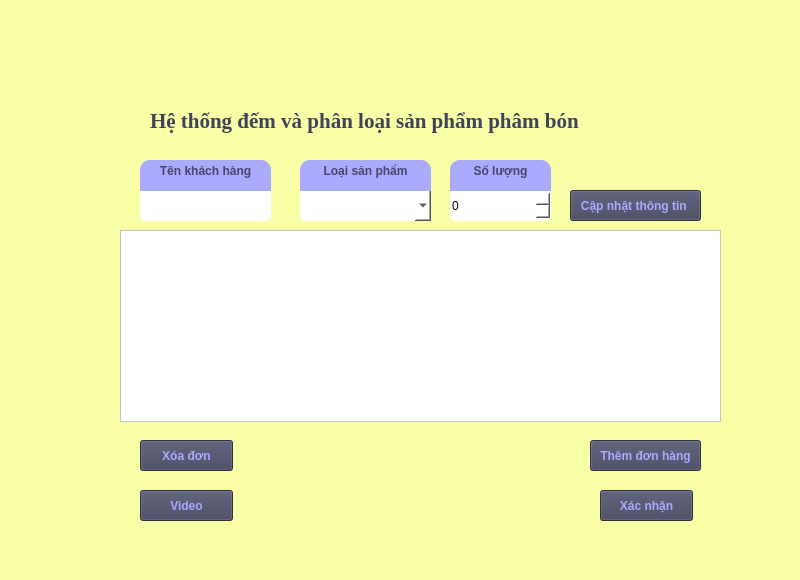
<?xml version="1.0" encoding="UTF-8"?>
<ui version="4.0">
 <class>MainWindow</class>
 <widget class="QMainWindow" name="MainWindow">
  <property name="geometry">
   <rect>
    <x>0</x>
    <y>0</y>
    <width>800</width>
    <height>580</height>
   </rect>
  </property>
  <property name="windowTitle">
   <string>MainWindow</string>
  </property>
  <property name="styleSheet">
   <string notr="true">background-color: rgb(248, 255, 167);
</string>
  </property>
  <widget class="QWidget" name="centralwidget">
   <widget class="QLineEdit" name="ten_kh">
    <property name="geometry">
     <rect>
      <x>140</x>
      <y>190</y>
      <width>131</width>
      <height>31</height>
     </rect>
    </property>
    <property name="styleSheet">
     <string notr="true">QLineEdit#ten_kh{
				
				border-bottom-left-radius: 5px;
				border-bottom-right-radius: 5px;
			    background-color: rgb(255, 255, 255);
				
}
</string>
    </property>
   </widget>
   <widget class="QPushButton" name="them_don">
    <property name="geometry">
     <rect>
      <x>590</x>
      <y>440</y>
      <width>111</width>
      <height>31</height>
     </rect>
    </property>
    <property name="font">
     <font>
      <weight>75</weight>
      <bold>true</bold>
     </font>
    </property>
    <property name="styleSheet">
     <string notr="true">background-color: rgb(64, 66, 91);
color: rgb(170, 170, 255)</string>
    </property>
    <property name="text">
     <string>Thêm đơn hàng</string>
    </property>
   </widget>
   <widget class="QPushButton" name="cap_nhat">
    <property name="geometry">
     <rect>
      <x>570</x>
      <y>190</y>
      <width>131</width>
      <height>31</height>
     </rect>
    </property>
    <property name="font">
     <font>
      <weight>75</weight>
      <bold>true</bold>
     </font>
    </property>
    <property name="styleSheet">
     <string notr="true">background-color: rgb(64, 66, 91);
color: rgb(170, 170, 255)</string>
    </property>
    <property name="text">
     <string>Cập nhật thông tin </string>
    </property>
   </widget>
   <widget class="QPushButton" name="xoa_don">
    <property name="geometry">
     <rect>
      <x>140</x>
      <y>440</y>
      <width>93</width>
      <height>31</height>
     </rect>
    </property>
    <property name="font">
     <font>
      <weight>75</weight>
      <bold>true</bold>
     </font>
    </property>
    <property name="styleSheet">
     <string notr="true">background-color: rgb(64, 66, 91);
color: rgb(170, 170, 255)</string>
    </property>
    <property name="text">
     <string>Xóa đơn</string>
    </property>
   </widget>
   <widget class="QPushButton" name="xac_nhan">
    <property name="geometry">
     <rect>
      <x>600</x>
      <y>490</y>
      <width>93</width>
      <height>31</height>
     </rect>
    </property>
    <property name="font">
     <font>
      <weight>75</weight>
      <bold>true</bold>
     </font>
    </property>
    <property name="styleSheet">
     <string notr="true">background-color: rgb(64, 66, 91);
color: rgb(170, 170, 255)</string>
    </property>
    <property name="text">
     <string>Xác nhận</string>
    </property>
   </widget>
   <widget class="QComboBox" name="loai_sp">
    <property name="geometry">
     <rect>
      <x>300</x>
      <y>190</y>
      <width>131</width>
      <height>31</height>
     </rect>
    </property>
    <property name="styleSheet">
     <string notr="true">QComboBox#loai_sp{
				
				border-bottom-left-radius: 5px;
				border-bottom-right-radius: 5px;
			    background-color: rgb(255, 255, 255);
				
}</string>
    </property>
   </widget>
   <widget class="QSpinBox" name="so_luong">
    <property name="geometry">
     <rect>
      <x>450</x>
      <y>190</y>
      <width>101</width>
      <height>31</height>
     </rect>
    </property>
    <property name="styleSheet">
     <string notr="true">QSpinBox#so_luong{
				
				border-bottom-left-radius: 5px;
				border-bottom-right-radius: 5px;
				background-color: rgb(255, 255, 255);
				
}</string>
    </property>
    <property name="maximum">
     <number>999</number>
    </property>
   </widget>
   <widget class="QTableWidget" name="order_table">
    <property name="geometry">
     <rect>
      <x>120</x>
      <y>230</y>
      <width>601</width>
      <height>192</height>
     </rect>
    </property>
    <property name="styleSheet">
     <string notr="true">background-color: rgb(255, 255, 255);</string>
    </property>
   </widget>
   <widget class="QTextBrowser" name="text_ten">
    <property name="geometry">
     <rect>
      <x>140</x>
      <y>160</y>
      <width>131</width>
      <height>31</height>
     </rect>
    </property>
    <property name="styleSheet">
     <string notr="true">QTextBrowser#text_ten{
				color: rgba(0, 0, 0, 150);
				border-top-left-radius: 10px;
				border-top-right-radius: 10px;
				background-color: rgb(170, 170, 255);
}

</string>
    </property>
    <property name="html">
     <string>&lt;!DOCTYPE HTML PUBLIC &quot;-//W3C//DTD HTML 4.0//EN&quot; &quot;http://www.w3.org/TR/REC-html40/strict.dtd&quot;&gt;
&lt;html&gt;&lt;head&gt;&lt;meta name=&quot;qrichtext&quot; content=&quot;1&quot; /&gt;&lt;style type=&quot;text/css&quot;&gt;
p, li { white-space: pre-wrap; }
&lt;/style&gt;&lt;/head&gt;&lt;body style=&quot; font-family:'MS Shell Dlg 2'; font-size:7.8pt; font-weight:400; font-style:normal;&quot;&gt;
&lt;p align=&quot;center&quot; style=&quot; margin-top:0px; margin-bottom:0px; margin-left:0px; margin-right:0px; -qt-block-indent:0; text-indent:0px;&quot;&gt;&lt;span style=&quot; font-size:9pt; font-weight:600;&quot;&gt;Tên khách hàng&lt;/span&gt;&lt;/p&gt;&lt;/body&gt;&lt;/html&gt;</string>
    </property>
   </widget>
   <widget class="QTextBrowser" name="text_ten_2">
    <property name="geometry">
     <rect>
      <x>300</x>
      <y>160</y>
      <width>131</width>
      <height>31</height>
     </rect>
    </property>
    <property name="styleSheet">
     <string notr="true">QTextBrowser#text_ten_2{
				color: rgba(0, 0, 0, 150);
				border-top-left-radius: 10px;
				border-top-right-radius: 10px;
				background-color: rgb(170, 170, 255);
}

</string>
    </property>
    <property name="html">
     <string>&lt;!DOCTYPE HTML PUBLIC &quot;-//W3C//DTD HTML 4.0//EN&quot; &quot;http://www.w3.org/TR/REC-html40/strict.dtd&quot;&gt;
&lt;html&gt;&lt;head&gt;&lt;meta name=&quot;qrichtext&quot; content=&quot;1&quot; /&gt;&lt;style type=&quot;text/css&quot;&gt;
p, li { white-space: pre-wrap; }
&lt;/style&gt;&lt;/head&gt;&lt;body style=&quot; font-family:'MS Shell Dlg 2'; font-size:7.8pt; font-weight:400; font-style:normal;&quot;&gt;
&lt;p align=&quot;center&quot; style=&quot; margin-top:0px; margin-bottom:0px; margin-left:0px; margin-right:0px; -qt-block-indent:0; text-indent:0px;&quot;&gt;&lt;span style=&quot; font-size:9pt; font-weight:600;&quot;&gt;Loại sản phẩm&lt;/span&gt;&lt;/p&gt;&lt;/body&gt;&lt;/html&gt;</string>
    </property>
   </widget>
   <widget class="QTextBrowser" name="text_ten_3">
    <property name="geometry">
     <rect>
      <x>450</x>
      <y>160</y>
      <width>101</width>
      <height>31</height>
     </rect>
    </property>
    <property name="styleSheet">
     <string notr="true">QTextBrowser#text_ten_3{
				color: rgba(0, 0, 0, 150);
				border-top-left-radius: 10px;
				border-top-right-radius: 10px;
				background-color: rgb(170, 170, 255);
}

</string>
    </property>
    <property name="html">
     <string>&lt;!DOCTYPE HTML PUBLIC &quot;-//W3C//DTD HTML 4.0//EN&quot; &quot;http://www.w3.org/TR/REC-html40/strict.dtd&quot;&gt;
&lt;html&gt;&lt;head&gt;&lt;meta name=&quot;qrichtext&quot; content=&quot;1&quot; /&gt;&lt;style type=&quot;text/css&quot;&gt;
p, li { white-space: pre-wrap; }
&lt;/style&gt;&lt;/head&gt;&lt;body style=&quot; font-family:'MS Shell Dlg 2'; font-size:7.8pt; font-weight:400; font-style:normal;&quot;&gt;
&lt;p align=&quot;center&quot; style=&quot; margin-top:0px; margin-bottom:0px; margin-left:0px; margin-right:0px; -qt-block-indent:0; text-indent:0px;&quot;&gt;&lt;span style=&quot; font-size:9pt; font-weight:600;&quot;&gt;Số lượng&lt;/span&gt;&lt;/p&gt;&lt;/body&gt;&lt;/html&gt;</string>
    </property>
   </widget>
   <widget class="QLabel" name="label">
    <property name="geometry">
     <rect>
      <x>150</x>
      <y>100</y>
      <width>561</width>
      <height>41</height>
     </rect>
    </property>
    <property name="font">
     <font>
      <family>Times New Roman</family>
      <pointsize>16</pointsize>
      <weight>75</weight>
      <bold>true</bold>
     </font>
    </property>
    <property name="styleSheet">
     <string notr="true">color: rgb(64, 66, 91);</string>
    </property>
    <property name="text">
     <string>Hệ thống đếm và phân loại sản phẩm phâm bón</string>
    </property>
   </widget>
   <widget class="QPushButton" name="chuyen_video">
    <property name="geometry">
     <rect>
      <x>140</x>
      <y>490</y>
      <width>93</width>
      <height>31</height>
     </rect>
    </property>
    <property name="font">
     <font>
      <weight>75</weight>
      <bold>true</bold>
     </font>
    </property>
    <property name="styleSheet">
     <string notr="true">background-color: rgb(64, 66, 91);
color: rgb(170, 170, 255)</string>
    </property>
    <property name="text">
     <string>Video</string>
    </property>
   </widget>
   <widget class="QLabel" name="label_4">
    <property name="geometry">
     <rect>
      <x>60</x>
      <y>10</y>
      <width>81</width>
      <height>81</height>
     </rect>
    </property>
    <property name="styleSheet">
     <string notr="true">border-image: url(:/logo/Logo_ctuet.png);
background-color: rgb(248, 255, 167);</string>
    </property>
    <property name="text">
     <string/>
    </property>
   </widget>
   <widget class="QLabel" name="label_2">
    <property name="geometry">
     <rect>
      <x>220</x>
      <y>0</y>
      <width>151</width>
      <height>111</height>
     </rect>
    </property>
    <property name="styleSheet">
     <string notr="true">border-image: url(:/logo/phan_bon_cm.png);
background-color: rgb(248, 255, 167);</string>
    </property>
    <property name="text">
     <string/>
    </property>
   </widget>
   <widget class="QLabel" name="label_3">
    <property name="geometry">
     <rect>
      <x>650</x>
      <y>10</y>
      <width>91</width>
      <height>91</height>
     </rect>
    </property>
    <property name="styleSheet">
     <string notr="true">border-image: url(:/logo/ctu.png);
background-color: rgb(248, 255, 167);</string>
    </property>
    <property name="text">
     <string/>
    </property>
   </widget>
   <widget class="QLabel" name="label_8">
    <property name="geometry">
     <rect>
      <x>430</x>
      <y>10</y>
      <width>161</width>
      <height>81</height>
     </rect>
    </property>
    <property name="styleSheet">
     <string notr="true">border-image: url(:/logo/kgst.png);
background-color: rgb(248, 255, 167);</string>
    </property>
    <property name="text">
     <string/>
    </property>
   </widget>
  </widget>
  <widget class="QMenuBar" name="menubar">
   <property name="geometry">
    <rect>
     <x>0</x>
     <y>0</y>
     <width>800</width>
     <height>26</height>
    </rect>
   </property>
  </widget>
  <widget class="QStatusBar" name="statusbar"/>
 </widget>
 <resources>
  <include location="logo.qrc"/>
 </resources>
 <connections/>
</ui>
